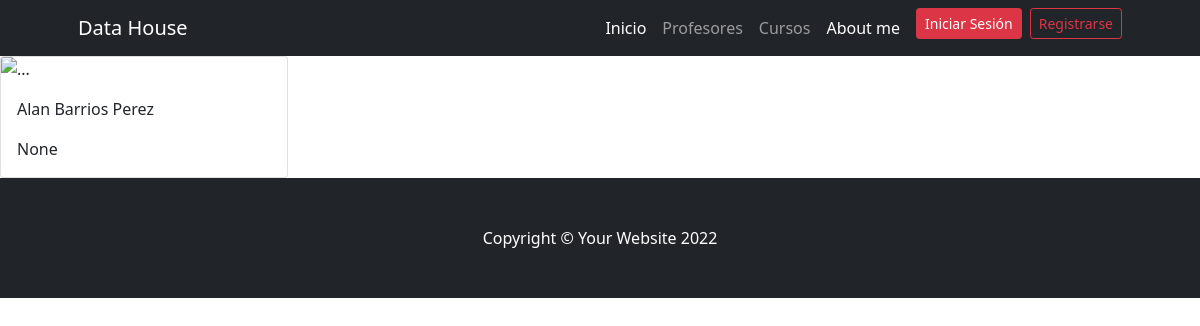
Screenshot of /profesores/2 with the database file from the repository.
### AppCoder/models.py (models this page shows)
class Profesor(models.Model):
    nombre = models.CharField(max_length=30)
    apellido = models.CharField(max_length=30)
    email = models.EmailField(blank=True, null=True)
    profesion = models.CharField(max_length=150, blank=True, null=True)
    curso = models.CharField(max_length=30, blank=True, null=True)
    descripcion = models.CharField(max_length=1024, blank=True, null=True)
    class Meta:
        verbose_name_plural = "Profesores"

### AppCoder/views.py (the view)
# urls.py: path('profesores/<pk>', ProfeDetail.as_view(), name="profe_detail"),
class ProfeDetail(DetailView):
    model = Profesor
    template_name = "AppCoder/profesor_detail.html"

### AppCoder/templates/AppCoder/profesor_detail.html (shortened to what this page needs)
{% extends 'AppCoder/base.html' %}
{% load static %}
{% block contenidoPagina %}
<div class="card" style="width: 18rem;">
    <img src="..." class="card-img-top" alt="...">
    <div class="card-body">
      <p class="card-text">{{object.nombre}} {{object.apellido}}</p>
      <p class="card-text">{{object.descripcion}}</p>
    </div>
  </div>
{% endblock %}

### rows the page displays
Profesor: nombre "Alan", apellido "Barrios Perez", descripcion "None"
